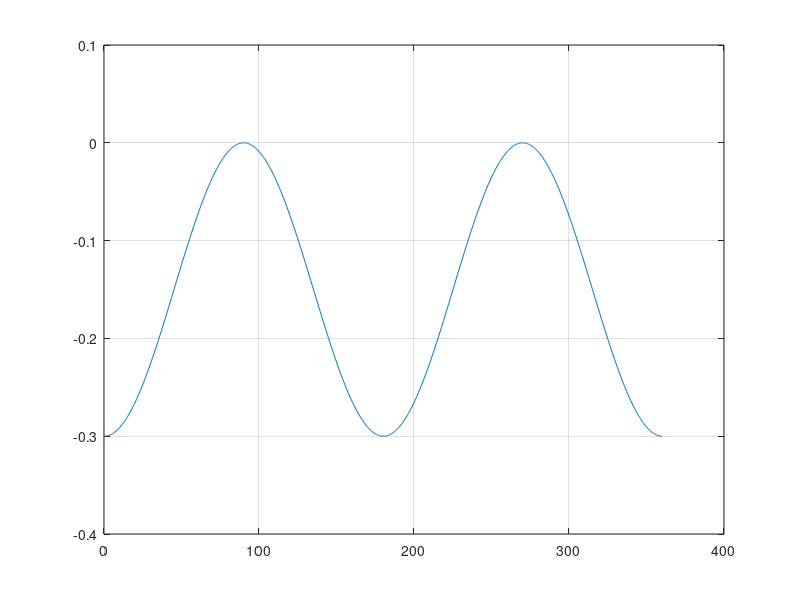

Recreate this plot in MATLAB.
theta=linspace(0,360,1000);

offset_sin=0;
offset_cos=0;
faza=-0.3;
amp_cos=0;

Sin=2.4*sind(theta+faza)+offset_sin;
Cos=(2.4+amp_cos)*cosd(theta)+offset_cos;

kot=atan2d(Sin,Cos);
kot((find(diff(kot)<-90)+1):end)=kot((find(diff(kot)<-90)+1):end)+360;
protokol=kot-theta;
figure
plot(theta,protokol)
grid on
disp(strvcat({'meritve napake','mean          peak2peak',...
              num2str([mean(protokol) max(protokol)-min(protokol)])}))
